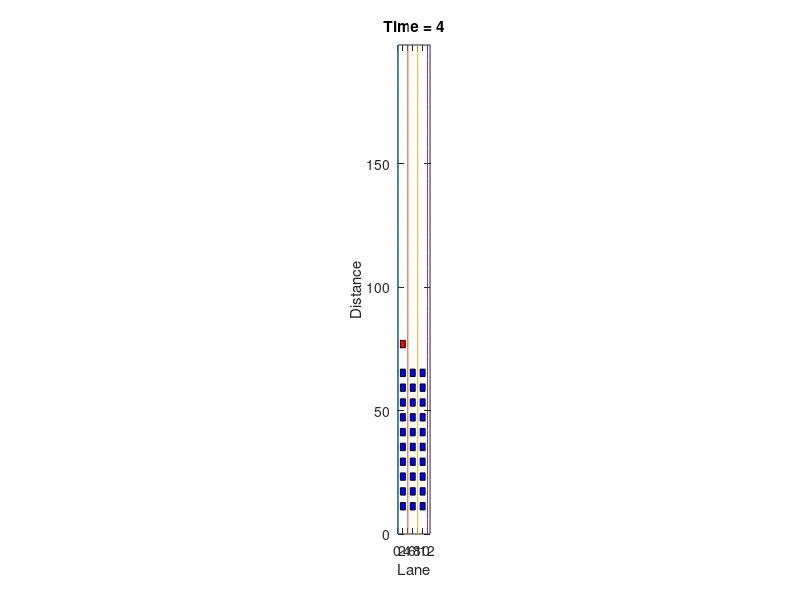
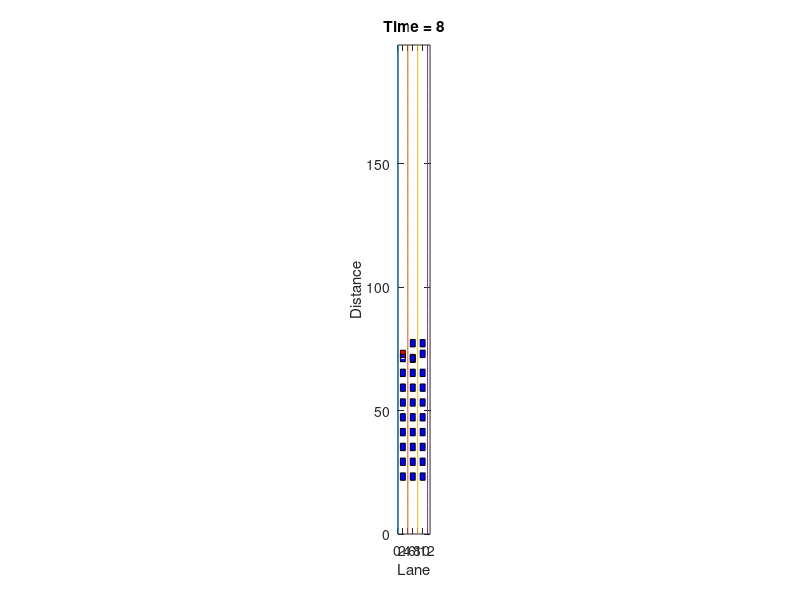
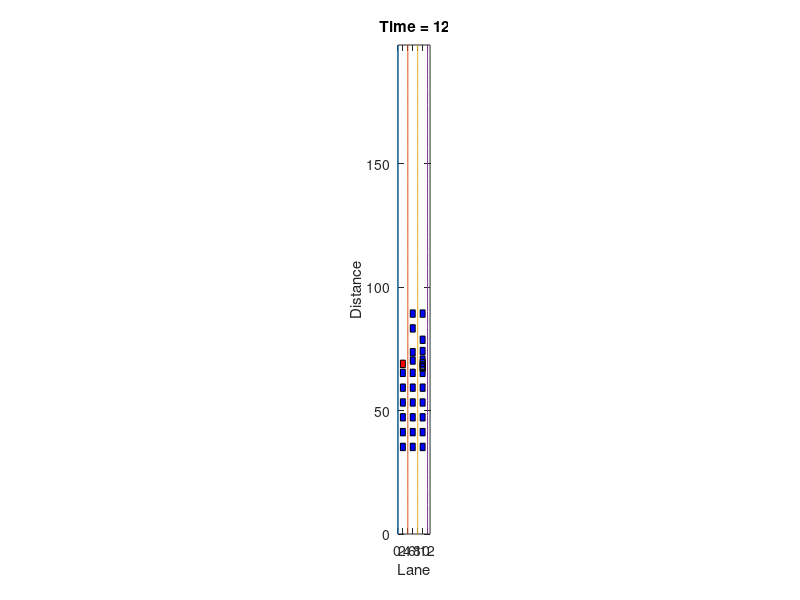
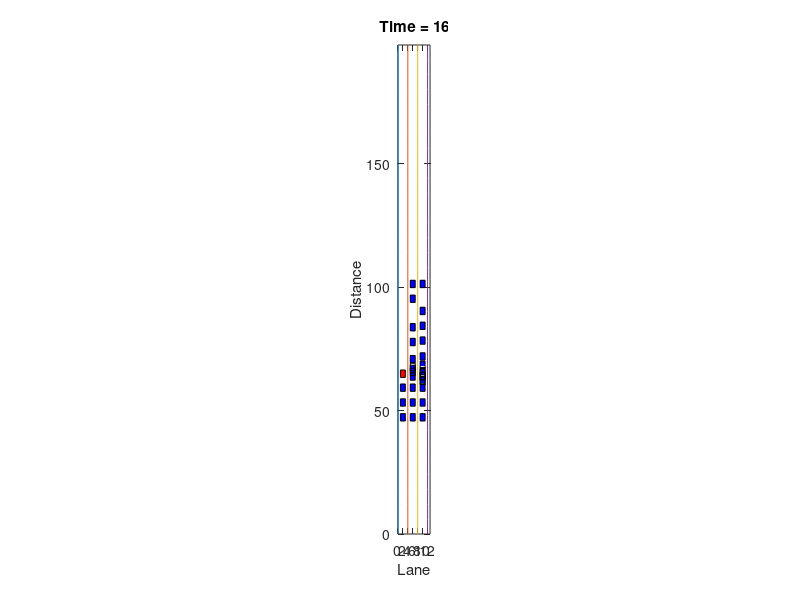

MATLAB code to generate these figures, in order:
clear all;
clc;

%% Properties of the road
RoadLength=200;
Width=12;
LaneWidth=4;
NumberofLanes=Width/LaneWidth;
UnitRoadLength=6;
RoadResolution=RoadLength/UnitRoadLength;

x=0:LaneWidth:Width;
y=0:UnitRoadLength:RoadLength;
[X Y] = meshgrid(x,y);
plot(X,Y);
daspect([1 1 1]);
hold on;

%% Properties of the car
CarWidth=2;
CarLength=3;
CarX=zeros(30,1);
CarY=zeros(30,1);

%% Initializing the car positions
for i=1:30
    if(mod(i,3)==1)
        CarX(i,1)=2;
    elseif(mod(i,3)==2)
        CarX(i,1)=6;
    else
        CarX(i,1)=10;
    end
    
    CarY(i,1)=3+6*floor((i-1)/3);
end

%% Displaying how the initial positions of the cars look 
[numberofcars nothing]=size(CarX);%nothing = junk value
for i=1:numberofcars
    Xdata = [CarX(i)-CarWidth/2,CarX(i)+CarWidth/2,CarX(i)+CarWidth/2,CarX(i)-CarWidth/2]';
    Ydata = [CarY(i)-CarLength/2,CarY(i)-CarLength/2,CarY(i)+CarLength/2,CarY(i)+CarLength/2]';
    Zdata = ones(4,1);
    patch(Xdata,Ydata,Zdata,'g');
    daspect([1 1 1]);
    i
%     pause(0.5);
    hold on;
end

%% Assume initial velocities
CarXvel=zeros(30,1);%assume 0 velocity in the x direction
CarYvel=2*ones(30,1);%assume starting velocity to be 2meters/sec in y direcion

%% Define a car coming in the reverse direction

ReverseCarX = 2;%assuming that the illegal traffic flows in lane1
ReverseCarY= 80;%assuming starting position of the illegal traffic
ReverseCarXvel=0;
ReverseCarYvel=-1;%the velocity of the illegal traffic is negative as it is moving in the oppostite direction
accelerationFlag=1;%used to indicate if the velocity is to be increased or decreased
min_Dist=2;%minimum distance between 2 vehicles taken to be 2 meters
acceleration=0.5;%assume that there is either an acceleration or deceleration of 0.5meteres/sec squared
sze=(35-1)/0.1%size of the time frame
SaveCarXPos=zeros(30,sze);%save values of distance and velocity in the following 3 matrices
SaveCarYPos=zeros(30,sze);
SaveCarYvel=zeros(30,sze);
count=1;
for t=1:0.1:35
    clf;
    
    x=0:LaneWidth:Width;
    y=0:UnitRoadLength:RoadLength;
    [X Y] = meshgrid(x,y);
    plot(X,Y);
    xlabel('Lane');
    ylabel('Distance');
    str=sprintf('Time = %d',t);
    title(str);
    axis([0 13 0 Inf]);
    daspect([1 1 1]);
    hold on;

    ReverseCarX=ReverseCarX+ReverseCarXvel*0.1;
    ReverseCarY=ReverseCarY+ReverseCarYvel*0.1;
    
    Xdata = [ReverseCarX-CarWidth/2,ReverseCarX+CarWidth/2,ReverseCarX+CarWidth/2,ReverseCarX-CarWidth/2]';
    Ydata = [ReverseCarY-CarLength/2,ReverseCarY-CarLength/2,ReverseCarY+CarLength/2,ReverseCarY+CarLength/2]';
    Zdata = ones(4,1);

    patch(Xdata,Ydata,Zdata,'r');
    daspect([1 1 1]);
    
%     pause(0.5);
    hold on; 

    for i=1:1:30
        
        accelerationFlag=1;%initially assume that the car should accelerate away
        LaneChange=0;%assume that Lane change is not required
        CarX(i,1)=CarX(i,1)+CarXvel(i,1)*0.1;%modify the positions
        CarY(i,1)=CarY(i,1)+CarYvel(i,1)*0.1;
        
        
        if(CarX(i,1)==ReverseCarX)%This means that we are bothered only abt the cars in the lane in which the reverse car is comming
            if(ReverseCarY-CarY(i,1)<=min_Dist)%check to avoid collision
                 LaneChange=1;%Change lane because the min distance condition is violated
                accelerationFlag=-1;%also reduce speed
            end
        end
        
        
        PresentLaneCars=find(CarX==CarX(i,1));%find out cars in the present lane
        PresentLaneCarsY=zeros(size(PresentLaneCars,1),1);
        for j=1:size(PresentLaneCars,1);
            PresentLaneCarsY(j,1)=CarY(PresentLaneCars(j),1);%find out Y positions of cars in present lane
        end
         
         AboveLaneCars=find(PresentLaneCarsY>CarY(i,1));%we are interested in cars which are ahead of the present car
         AboveCarsY=zeros(size(AboveLaneCars,1),1);
        for j=1:size(AboveLaneCars,1)
            AboveCarsY(j,1)=PresentLaneCarsY(AboveLaneCars(j));%find out Y positions of cars in present lane
        end
         CompareCarY=min(AboveCarsY);%get the minimum Y postion. which is essentially the car immediately infront of the present car.
         if(CompareCarY-CarY(i,1)<=min_Dist)%check if the distance between the car immediately ahead is less than minimum distance
            if(CarYvel(i,1)>0);
             LaneChange=1;
            accelerationFlag=-1;%should the distance be less than min_Dist, decellerate
            end
         end
        
        %some gimmicks for showing blips moving on the screen
        Xdata = [CarX(i)-CarWidth/2,CarX(i)+CarWidth/2,CarX(i)+CarWidth/2,CarX(i)-CarWidth/2]';
        Ydata = [CarY(i)-CarLength/2,CarY(i)-CarLength/2,CarY(i)+CarLength/2,CarY(i)+CarLength/2]';
        Zdata = ones(4,1);
        patch(Xdata,Ydata,Zdata,'b');
        daspect([1 1 1]);
        hold on; 

        CarYvel(i,1)=CarYvel(i,1)+accelerationFlag*acceleration*0.1;%using the v=u+at formula of kinematics
        
        if(CarYvel(i,1)<0)
            CarYvel(i,1)=0;%Critical low velocity
        end
        
        if(CarYvel(i,1)>3)%critical high velocity is 3m/s
            CarYvel(i,1)=3;
        end
        
        
        if LaneChange==1%execute this section if LaneChange has specifically been changed to 1
            if CarX(i,1)==2%car in lane 1 changes to lane 2
                CarX(i,1)=6;
            elseif CarX(i,1)==6%car in lane 2 changes to lane 3
                    CarX(i,1)=10;
            elseif CarX(i,1)==10% car in lane 3 changes to lane 2
                CarX(i,1)=6;
            end
            CarYvel(i,1)=0;
        end
             
        
    end
    SaveCarXPos(:,count)=CarX(:,1);%save the position profile of all the cars at the time t
    SaveCarYPos(:,count)=CarY(:,1);
    SaveCarYvel(:,count)=CarYvel(:,1);%save the velocity profile of all the cars at time t
    count=count+1;%increment the counter for the matrices that save the displacement and velocity profiles
        
    pause(0.1);
    
    if(mod(t,4)==0)
        str=sprintf('View at time = %d.jpg',t);
        saveas(gcf,str);
    end
    
    
end



%% Plotting distance and velocities


for i=1:30
    plot(SaveCarYPos(i,:)');
    xlabel('time');
    ylabel('Distance covered');
    str=sprintf('Distance vs time for car %d',i);
    title(str)
    str=sprintf('Distance vs time for car %d.jpeg',i);
    saveas(gcf,str);
    
    plot(SaveCarYvel(i,:)');
    xlabel('time');
    ylabel('Velocity');
    str=sprintf('Velocity vs time for car %d',i);
    title(str)
    str=sprintf('Velocity vs time for car %d.jpeg',i);
    saveas(gcf,str);
end